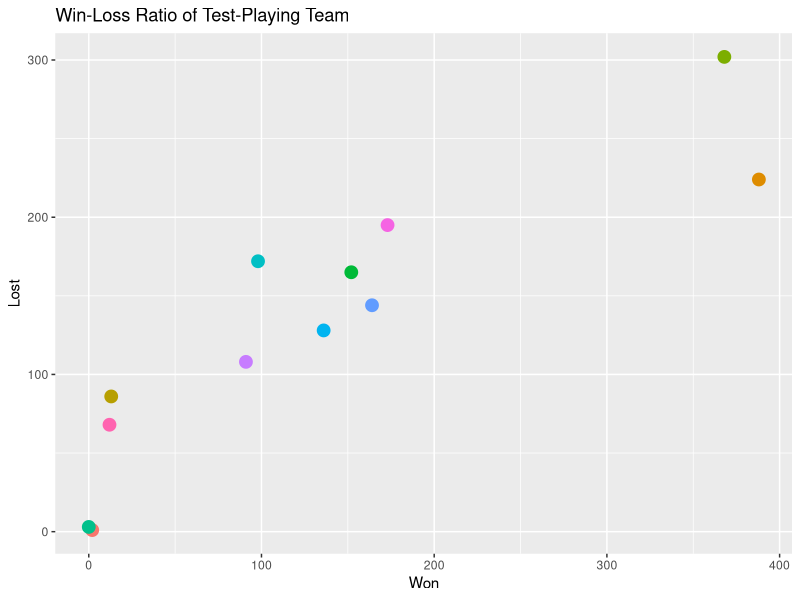
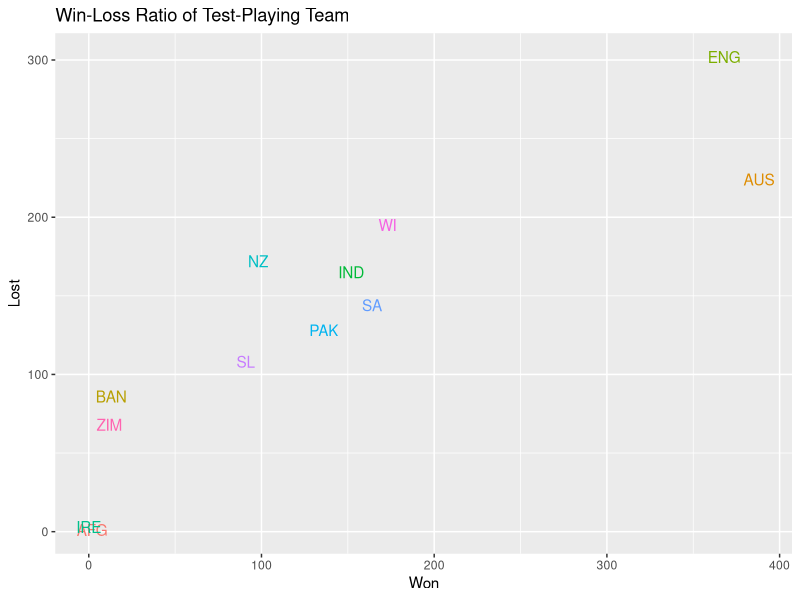

Here is the R script that generated these plots, in order:
library(tidyverse)

Team <- c("AFG", "AUS", "BAN", "ENG", "IND", "IRE", "NZ", "PAK", "SA", "SL", "WI", "ZIM")
Lost <- c(1, 224, 86, 302, 165, 3, 172, 128, 144, 108, 195, 68)
Won <- c(2, 388, 13, 368, 152, 0, 98, 136, 164, 91, 173, 12) 
test_win <- tibble(Team, Won, Lost)

test_win %>% ggplot(aes(Won, Lost, color=Team)) +
  geom_point(size=4, pch= 19)+
  theme(legend.position = "none")+
  labs(title = "Win-Loss Ratio of Test-Playing Team") 


test_win %>% ggplot(aes(Won, Lost, color=Team)) +
  geom_text(data = test_win, aes(x=Won, y = Lost, label = Team))+
  theme(legend.position = "none")+
  labs(title = "Win-Loss Ratio of Test-Playing Team")
